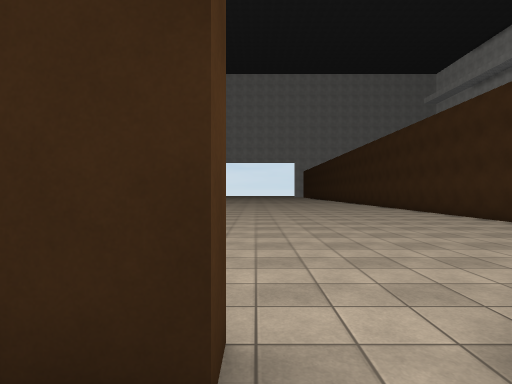
View 1 (above)

24 first-person views from a walk through a Unity game level. The camera is 1.5 m above the floor, looks level and sees 80° across. The floor is counted in squares, 2 m on a side. Each view is taken from the middle of a square. On the plan, view 1 faces up. The plan holds only what a view shows up to about 10 squares ahead; the rest is blank. The place goes on beyond the plan. The player is left out. Some animated figures are not drawn. Surface patterns are stand-ins for the level's own textures.

View 2
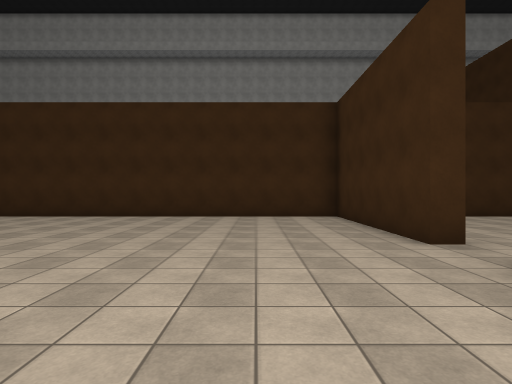

View 3
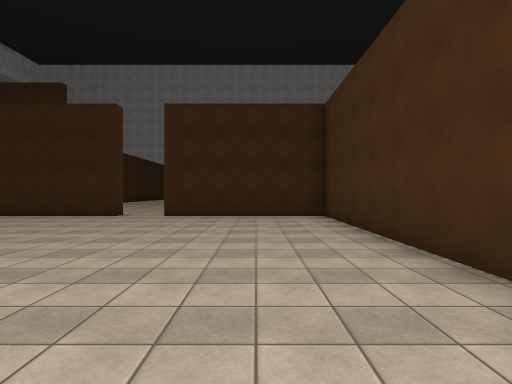

View 4
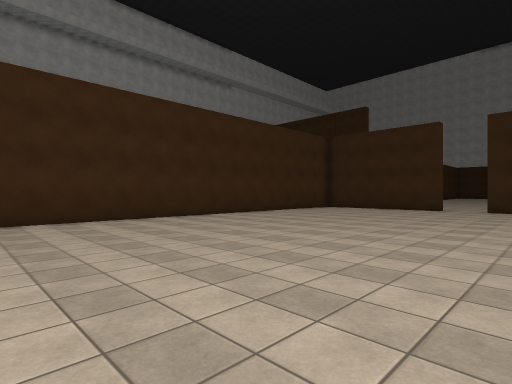

View 5
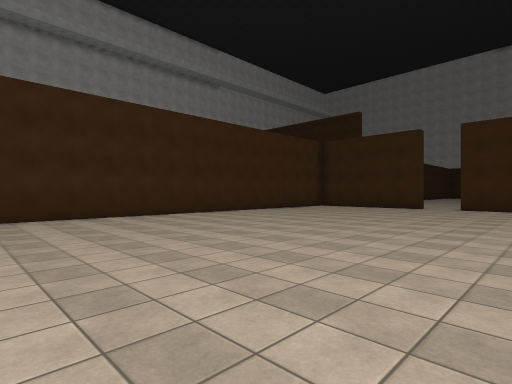

View 6
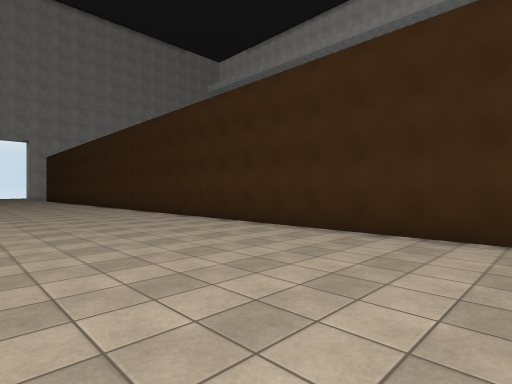

View 7
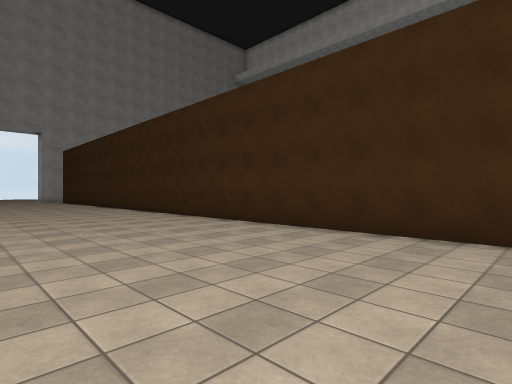

View 8
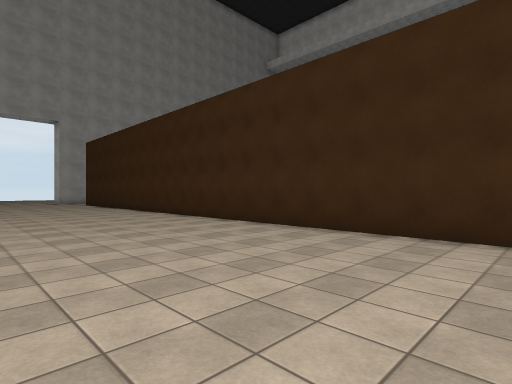

View 9
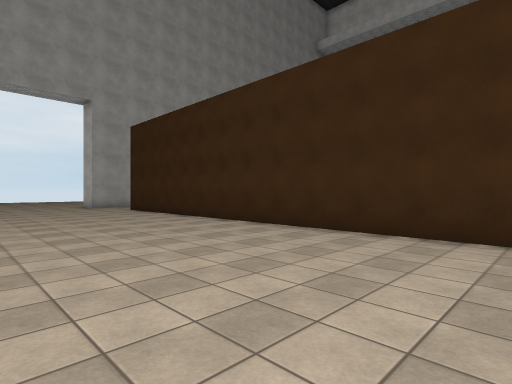

View 10
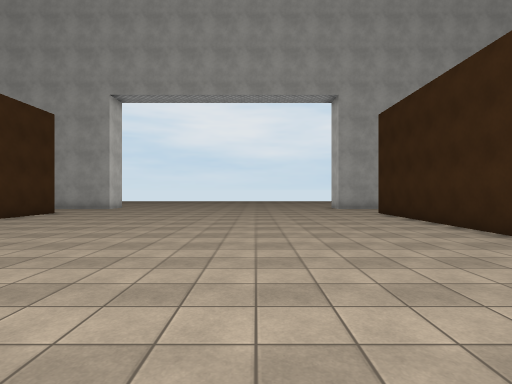

View 11
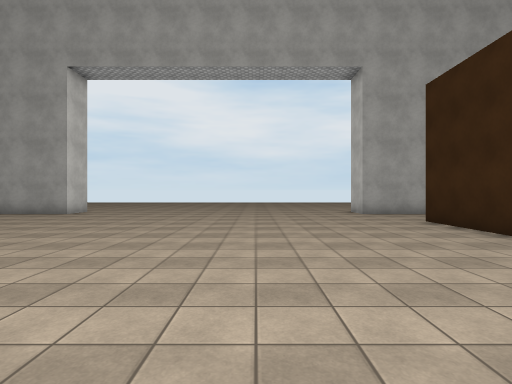

View 12
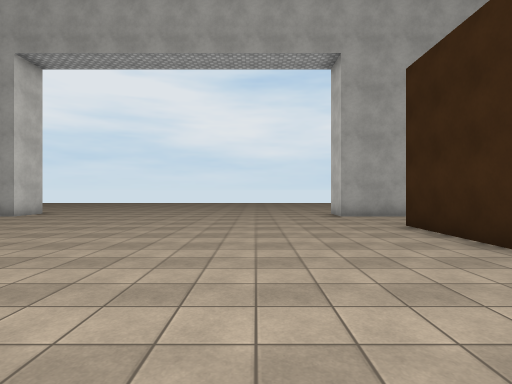

View 13
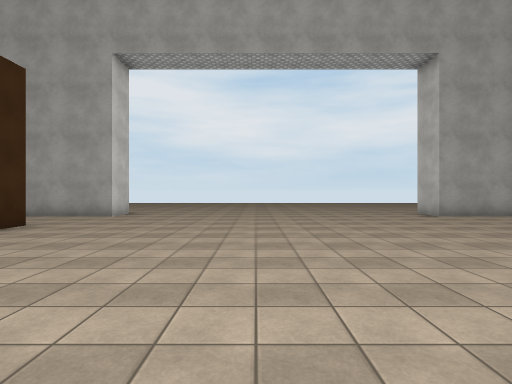

View 14
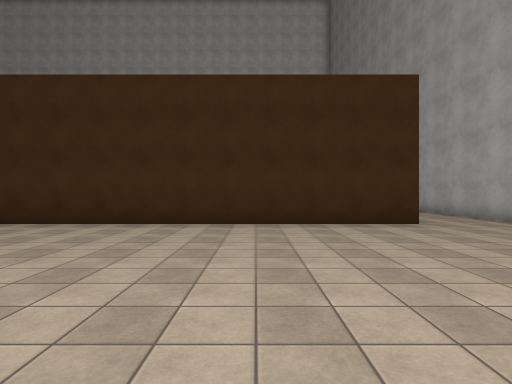

View 15
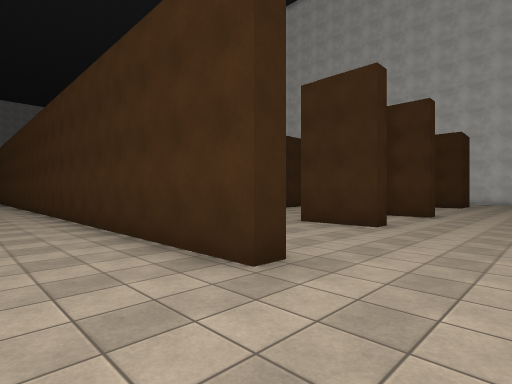

View 16
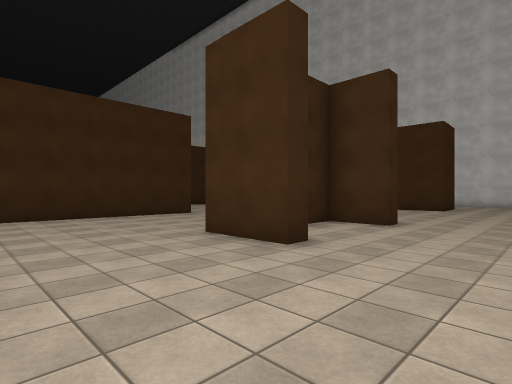

View 17
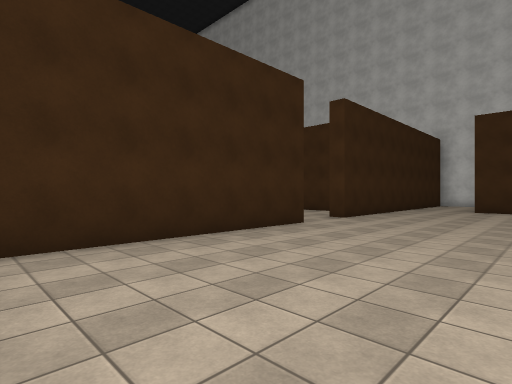

View 18
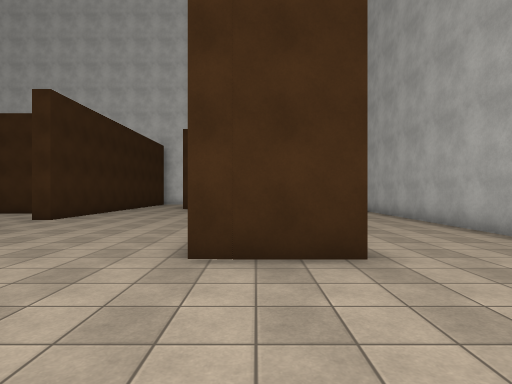

View 19
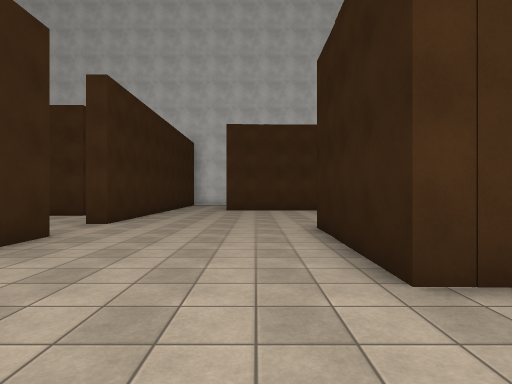

View 20
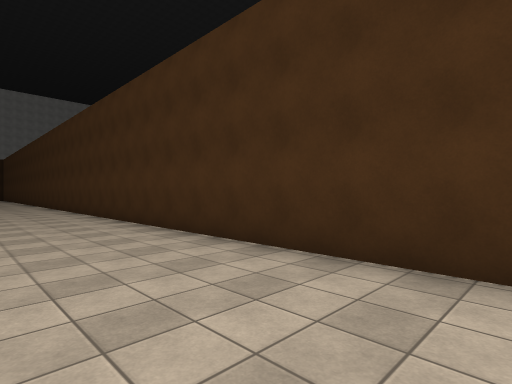

View 21
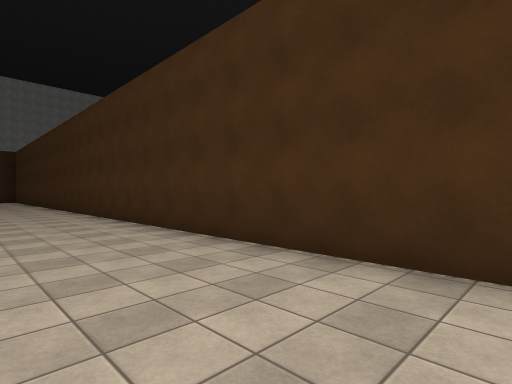

View 22
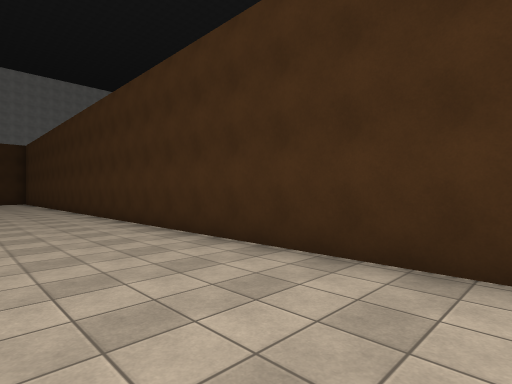

View 23
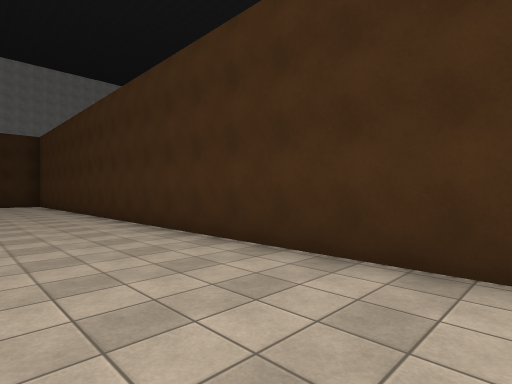

View 24
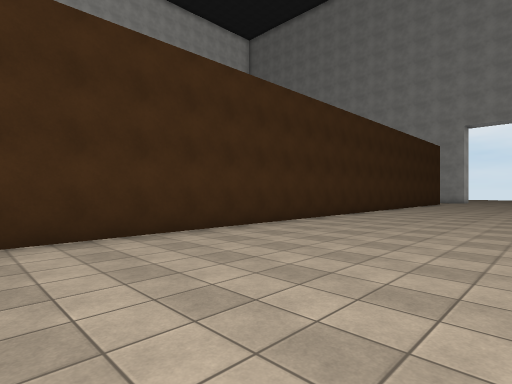

### Floor plan
Points are (right, up) in squares from view 1. A wall is a line through its corners. A room is listed if a view was taken in it or the views show most of it. See-through windows are left out.
Room 1 (view 1)
walls: (1.3, 1) (1.3, 1.5); (-0.1, 1.5) (-0.1, 1) (-0.9, 1); (6.4, -3.5) (6.4, -2.4)
ways out: opening at (0.5, 1) to room 2
Room 2 (views 2, 3, 4, 5, 6, 7, 8, 9, 10, 11, 12, 13, 14, 15, 16, 17, 18, 19, 20, 21, 22, 23, 24)
walls: (-12.2, 33.5) (-6.4, 33.5); (-5.8, 40.8) (-5.2, 40.8) (-5.2, 1.5) (-0.1, 1.5); (-9.9, 40.3) (-9.4, 40.3) (-9.4, 38.2) (-13.4, 38.3); (-4.4, 44) (-4.4, 43.3) (-8, 43.3); (7.9, 43.3) (5.6, 43.3) (5.6, 44); (-17, 33.5) (-14.2, 33.5); (-13.4, 40.3) (-12.9, 40.3) (-12.9, 38.8) (-11.9, 38.8); (-11.1, 43.3) (-16, 43.3); (1.3, 1.5) (6.4, 1.5) (6.4, 40.9)
ways out: opening at (0.5, 1) to room 1; opening at (-13.5, 33)

Where each view was taken, in squares from view 1:
view 1: 0 up, 0 right, facing up
view 2: 4 up, 3 left, facing right
view 3: 11 up, 3 left, facing down
view 4: 15 up, 2 left, facing down-right
view 5: 16 up, 3 left, facing down-right
view 6: 12 up, 1 right, facing up-right
view 7: 17 up, 1 right, facing up-right
view 8: 22 up, 1 right, facing up-right
view 9: 28 up, 1 right, facing up-right
view 10: 30 up, 2 right, facing up
view 11: 33 up, 2 right, facing up
view 12: 34 up, 3 right, facing up
view 13: 34 up, 0 right, facing up
view 14: 37 up, 2 right, facing left
view 15: 43 up, 3 left, facing down-left
view 16: 43 up, 6 left, facing down-left
view 17: 38 up, 6 left, facing down-left
view 18: 39 up, 6 left, facing left
view 19: 37 up, 7 left, facing left
view 20: 35 up, 2 left, facing down-left
view 21: 28 up, 2 left, facing down-left
view 22: 24 up, 2 left, facing down-left
view 23: 20 up, 2 left, facing down-left
view 24: 20 up, 0 right, facing up-left
